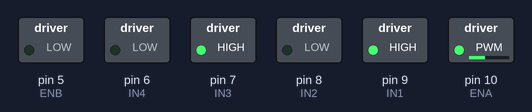
Recording of a sketch running on a simulated Arduino Uno, built with avr-gcc and run on an emulated ATmega328P. Parts: switched loads named in the sketch (green lamp = pin HIGH).

Above: at 0.1 s.
Timing chart, 0 to 1.6 s (numbered marks = the images above):
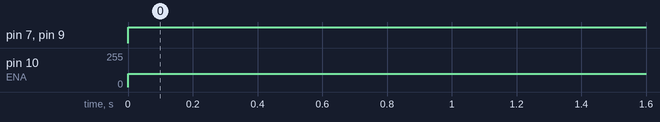

The sketch:

Motor_Driver_ArduinoUno_L298N_Forward_Backward_Speed.ino
```cpp
const int IN1 = 9;
const int IN2 = 8;
const int IN3 = 7;
const int IN4 = 6;
const int ENA = 10;
const int ENB = 5;


void setup() {

  pinMode (IN1, OUTPUT);
  pinMode (IN2, OUTPUT);
  pinMode (IN3, OUTPUT);
  pinMode (IN4, OUTPUT);
  pinMode (ENA, OUTPUT);
  pinMode (ENB, OUTPUT);

}

void loop() {
//control speed
  analogWrite(ENA, 100);
  analogWrite(ENB, 0);
//control direction
  digitalWrite(IN1, HIGH);
  digitalWrite(IN2, LOW);
  digitalWrite(IN3, HIGH);
  digitalWrite(IN4, LOW);

}
```

Measured:
- by itself, pin 7 (IN3), pin 9 (IN1): LOW → HIGH at 0.00 s
- by itself, pin 10 (ENA): 0/255 → 100/255 at 0.00 s
